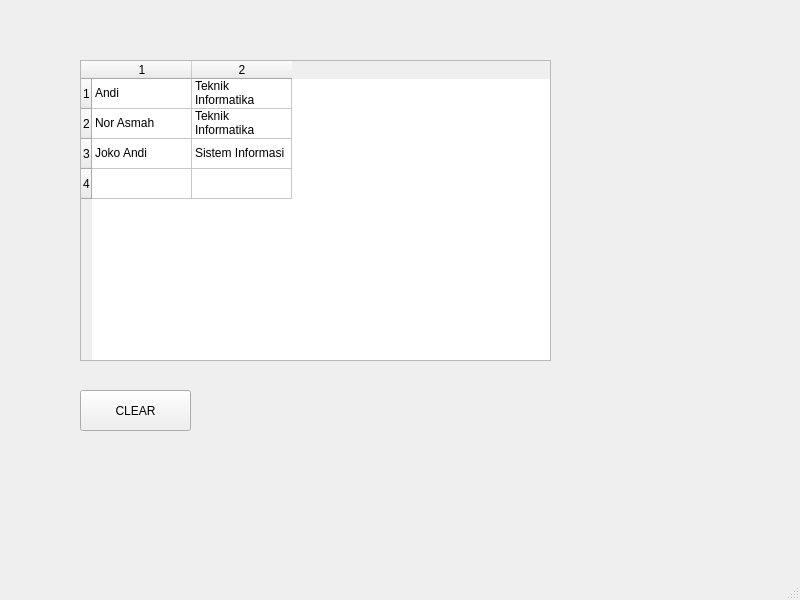
<?xml version="1.0" encoding="UTF-8"?>
<ui version="4.0">
 <class>MainWindow</class>
 <widget class="QMainWindow" name="MainWindow">
  <property name="geometry">
   <rect>
    <x>0</x>
    <y>0</y>
    <width>800</width>
    <height>600</height>
   </rect>
  </property>
  <property name="windowTitle">
   <string>MainWindow</string>
  </property>
  <widget class="QWidget" name="centralwidget">
   <widget class="QPushButton" name="pushButton">
    <property name="geometry">
     <rect>
      <x>80</x>
      <y>390</y>
      <width>111</width>
      <height>41</height>
     </rect>
    </property>
    <property name="text">
     <string>CLEAR</string>
    </property>
   </widget>
   <widget class="QTableWidget" name="tableWidget">
    <property name="geometry">
     <rect>
      <x>80</x>
      <y>60</y>
      <width>471</width>
      <height>301</height>
     </rect>
    </property>
    <row>
     <property name="text">
      <string>1</string>
     </property>
    </row>
    <row>
     <property name="text">
      <string>2</string>
     </property>
    </row>
    <row>
     <property name="text">
      <string>3</string>
     </property>
    </row>
    <row>
     <property name="text">
      <string>4</string>
     </property>
    </row>
    <column>
     <property name="text">
      <string>1</string>
     </property>
    </column>
    <column>
     <property name="text">
      <string>2</string>
     </property>
    </column>
    <item row="0" column="0">
     <property name="text">
      <string>Andi</string>
     </property>
    </item>
    <item row="0" column="1">
     <property name="text">
      <string>Teknik Informatika</string>
     </property>
    </item>
    <item row="1" column="0">
     <property name="text">
      <string>Nor Asmah</string>
     </property>
    </item>
    <item row="1" column="1">
     <property name="text">
      <string>Teknik Informatika</string>
     </property>
    </item>
    <item row="2" column="0">
     <property name="text">
      <string>Joko Andi</string>
     </property>
    </item>
    <item row="2" column="1">
     <property name="text">
      <string>Sistem Informasi</string>
     </property>
    </item>
   </widget>
  </widget>
  <widget class="QMenuBar" name="menubar">
   <property name="geometry">
    <rect>
     <x>0</x>
     <y>0</y>
     <width>800</width>
     <height>21</height>
    </rect>
   </property>
  </widget>
  <widget class="QStatusBar" name="statusbar"/>
 </widget>
 <resources/>
 <connections/>
</ui>
